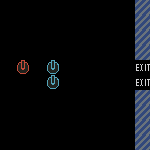

Tiled map render using the project's own tile images. Description and the whole map definition, tile-layer contents included, below:
An orthogonal 10x10 tile map with 15x15 px tiles, 1 tile layer (Layer).

<map version="1.2" tiledversion="1.2.4" orientation="orthogonal" renderorder="right-down" width="10" height="10" tilewidth="15" tileheight="15" infinite="0" nextlayerid="18" nextobjectid="8">
 <tileset firstgid="1" source="tileset.tsx" />
 <layer id="16" name="Layer" width="10" height="10">
  <data encoding="csv">
0,0,0,0,0,0,0,0,0,4,
0,0,0,0,0,0,0,0,0,4,
0,0,0,0,0,0,0,0,0,4,
0,0,0,0,0,0,0,0,0,4,
0,5,0,6,0,0,0,0,0,9,
0,0,0,6,0,0,0,0,0,9,
0,0,0,0,0,0,0,0,0,4,
0,0,0,0,0,0,0,0,0,4,
0,0,0,0,0,0,0,0,0,4,
0,0,0,0,0,0,0,0,0,4
</data>
 </layer>
</map>
